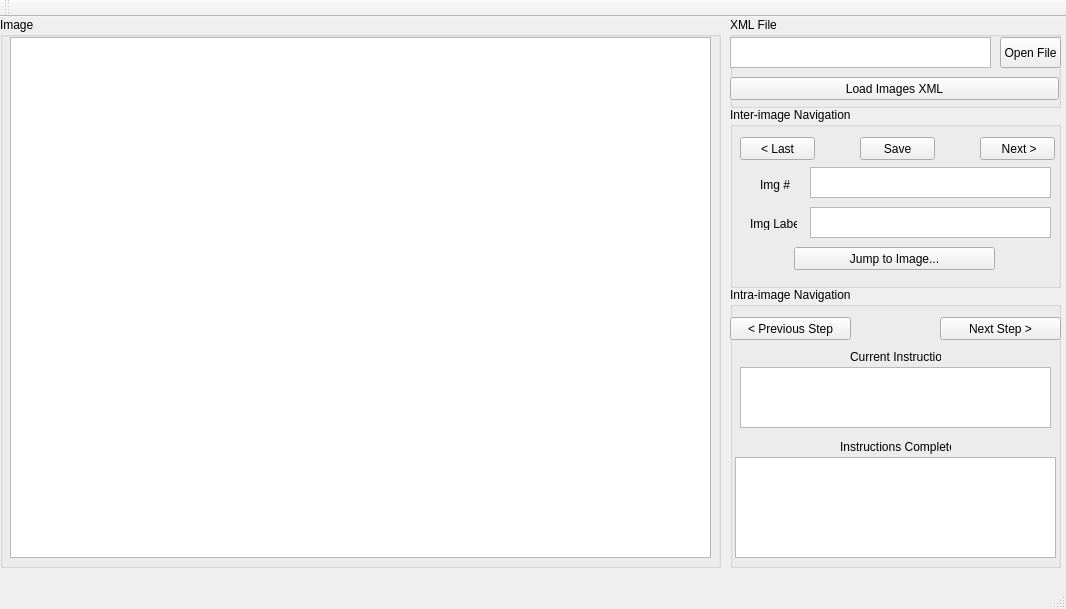
<?xml version="1.0" encoding="UTF-8"?>
<ui version="4.0">
 <class>window_main</class>
 <widget class="QMainWindow" name="window_main">
  <property name="geometry">
   <rect>
    <x>0</x>
    <y>0</y>
    <width>1066</width>
    <height>609</height>
   </rect>
  </property>
  <property name="windowTitle">
   <string>window_main</string>
  </property>
  <widget class="QWidget" name="centralWidget">
   <widget class="QGroupBox" name="groupBox">
    <property name="geometry">
     <rect>
      <x>0</x>
      <y>0</y>
      <width>721</width>
      <height>551</height>
     </rect>
    </property>
    <property name="title">
     <string>Image</string>
    </property>
    <widget class="QGraphicsView" name="graphicsView">
     <property name="geometry">
      <rect>
       <x>10</x>
       <y>20</y>
       <width>701</width>
       <height>521</height>
      </rect>
     </property>
    </widget>
   </widget>
   <widget class="QGroupBox" name="groupBox_xmlFile">
    <property name="geometry">
     <rect>
      <x>730</x>
      <y>0</y>
      <width>331</width>
      <height>91</height>
     </rect>
    </property>
    <property name="title">
     <string>XML File</string>
    </property>
    <widget class="QTextEdit" name="fileNameDisplayTextEdit">
     <property name="geometry">
      <rect>
       <x>0</x>
       <y>20</y>
       <width>261</width>
       <height>31</height>
      </rect>
     </property>
     <property name="maximumSize">
      <size>
       <width>16777215</width>
       <height>71</height>
      </size>
     </property>
    </widget>
    <widget class="QPushButton" name="pushButton">
     <property name="geometry">
      <rect>
       <x>270</x>
       <y>20</y>
       <width>61</width>
       <height>31</height>
      </rect>
     </property>
     <property name="text">
      <string>Open File</string>
     </property>
    </widget>
    <widget class="QPushButton" name="loadImagesXmlPushButton">
     <property name="geometry">
      <rect>
       <x>0</x>
       <y>60</y>
       <width>329</width>
       <height>23</height>
      </rect>
     </property>
     <property name="text">
      <string>Load Images XML</string>
     </property>
    </widget>
   </widget>
   <widget class="QGroupBox" name="groupBox_interImageNavigation">
    <property name="geometry">
     <rect>
      <x>730</x>
      <y>90</y>
      <width>331</width>
      <height>181</height>
     </rect>
    </property>
    <property name="title">
     <string>Inter-image Navigation</string>
    </property>
    <widget class="QPushButton" name="pushButtonLast">
     <property name="geometry">
      <rect>
       <x>10</x>
       <y>30</y>
       <width>75</width>
       <height>23</height>
      </rect>
     </property>
     <property name="text">
      <string>&lt; Last</string>
     </property>
    </widget>
    <widget class="QPushButton" name="pushButtonNext">
     <property name="geometry">
      <rect>
       <x>250</x>
       <y>30</y>
       <width>75</width>
       <height>23</height>
      </rect>
     </property>
     <property name="text">
      <string> Next &gt;</string>
     </property>
    </widget>
    <widget class="QTextBrowser" name="textBoxImageNumber">
     <property name="geometry">
      <rect>
       <x>80</x>
       <y>60</y>
       <width>241</width>
       <height>31</height>
      </rect>
     </property>
    </widget>
    <widget class="QTextBrowser" name="textBoxImageLabel">
     <property name="geometry">
      <rect>
       <x>80</x>
       <y>100</y>
       <width>241</width>
       <height>31</height>
      </rect>
     </property>
    </widget>
    <widget class="QPushButton" name="pushButtonSave">
     <property name="geometry">
      <rect>
       <x>130</x>
       <y>30</y>
       <width>75</width>
       <height>23</height>
      </rect>
     </property>
     <property name="text">
      <string>Save</string>
     </property>
    </widget>
    <widget class="QLabel" name="label_2">
     <property name="geometry">
      <rect>
       <x>30</x>
       <y>70</y>
       <width>31</width>
       <height>16</height>
      </rect>
     </property>
     <property name="text">
      <string>Img #</string>
     </property>
    </widget>
    <widget class="QLabel" name="label_3">
     <property name="geometry">
      <rect>
       <x>20</x>
       <y>110</y>
       <width>47</width>
       <height>13</height>
      </rect>
     </property>
     <property name="text">
      <string>Img Label</string>
     </property>
    </widget>
    <widget class="QPushButton" name="pushButtonJumpToImage">
     <property name="geometry">
      <rect>
       <x>64</x>
       <y>140</y>
       <width>201</width>
       <height>23</height>
      </rect>
     </property>
     <property name="text">
      <string>Jump to Image...</string>
     </property>
    </widget>
   </widget>
   <widget class="QGroupBox" name="groupBox_intraImageNavigation">
    <property name="geometry">
     <rect>
      <x>730</x>
      <y>270</y>
      <width>331</width>
      <height>281</height>
     </rect>
    </property>
    <property name="title">
     <string>Intra-image Navigation</string>
    </property>
    <widget class="QStackedWidget" name="stackedWidget">
     <property name="geometry">
      <rect>
       <x>0</x>
       <y>20</y>
       <width>331</width>
       <height>251</height>
      </rect>
     </property>
     <property name="currentIndex">
      <number>1</number>
     </property>
     <widget class="QWidget" name="page_startPage">
      <widget class="QPushButton" name="pushButtonStartLabelling">
       <property name="geometry">
        <rect>
         <x>60</x>
         <y>40</y>
         <width>211</width>
         <height>171</height>
        </rect>
       </property>
       <property name="text">
        <string>Start Labelling</string>
       </property>
      </widget>
     </widget>
     <widget class="QWidget" name="page_instructionsPage">
      <widget class="QPushButton" name="pushButtonPreviousStep">
       <property name="geometry">
        <rect>
         <x>0</x>
         <y>10</y>
         <width>121</width>
         <height>23</height>
        </rect>
       </property>
       <property name="text">
        <string> &lt; Previous Step </string>
       </property>
      </widget>
      <widget class="QPushButton" name="pushButtonNextStep">
       <property name="geometry">
        <rect>
         <x>210</x>
         <y>10</y>
         <width>121</width>
         <height>23</height>
        </rect>
       </property>
       <property name="text">
        <string>Next Step &gt;</string>
       </property>
      </widget>
      <widget class="QLabel" name="label">
       <property name="geometry">
        <rect>
         <x>120</x>
         <y>40</y>
         <width>91</width>
         <height>20</height>
        </rect>
       </property>
       <property name="text">
        <string>Current Instruction</string>
       </property>
      </widget>
      <widget class="QTextBrowser" name="textBrowserInstruction">
       <property name="geometry">
        <rect>
         <x>10</x>
         <y>60</y>
         <width>311</width>
         <height>61</height>
        </rect>
       </property>
      </widget>
      <widget class="QLabel" name="label_4">
       <property name="geometry">
        <rect>
         <x>110</x>
         <y>130</y>
         <width>111</width>
         <height>20</height>
        </rect>
       </property>
       <property name="text">
        <string>Instructions Completed</string>
       </property>
      </widget>
      <widget class="QTextBrowser" name="textBrowserInstructionsCompleted">
       <property name="geometry">
        <rect>
         <x>5</x>
         <y>150</y>
         <width>321</width>
         <height>101</height>
        </rect>
       </property>
      </widget>
     </widget>
     <widget class="QWidget" name="page_yesNoPrompt">
      <widget class="QLabel" name="label_5">
       <property name="geometry">
        <rect>
         <x>20</x>
         <y>20</y>
         <width>281</width>
         <height>41</height>
        </rect>
       </property>
       <property name="text">
        <string>Are there any more bounding boxes to label in this image?</string>
       </property>
      </widget>
      <widget class="QPushButton" name="pushButtonYes">
       <property name="geometry">
        <rect>
         <x>100</x>
         <y>60</y>
         <width>131</width>
         <height>81</height>
        </rect>
       </property>
       <property name="text">
        <string>Yes</string>
       </property>
      </widget>
      <widget class="QPushButton" name="pushButtonNo">
       <property name="geometry">
        <rect>
         <x>100</x>
         <y>150</y>
         <width>131</width>
         <height>81</height>
        </rect>
       </property>
       <property name="text">
        <string>No</string>
       </property>
      </widget>
     </widget>
    </widget>
   </widget>
  </widget>
  <widget class="QMenuBar" name="menuBar">
   <property name="geometry">
    <rect>
     <x>0</x>
     <y>0</y>
     <width>1066</width>
     <height>21</height>
    </rect>
   </property>
  </widget>
  <widget class="QToolBar" name="mainToolBar">
   <attribute name="toolBarArea">
    <enum>TopToolBarArea</enum>
   </attribute>
   <attribute name="toolBarBreak">
    <bool>false</bool>
   </attribute>
  </widget>
  <widget class="QStatusBar" name="statusBar"/>
 </widget>
 <layoutdefault spacing="6" margin="11"/>
 <resources/>
 <connections/>
</ui>
